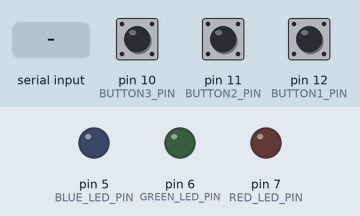
Simulated run of this sketch. Board: Arduino Uno, built with avr-gcc and run on an emulated ATmega328P. Parts: output pins drawn as LEDs (lit = HIGH). The test bench sets the inputs (shaded band); at power-on: pin 10 (BUTTON3_PIN) HIGH, pin 11 (BUTTON2_PIN) HIGH, pin 12 (BUTTON1_PIN) HIGH.

Above: at 1.2 s.
1.3 s: "1\n" received over Serial
At 2.2 s:
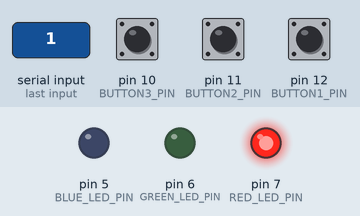
2.8 s: "2\n" received over Serial
At 3.4 s:
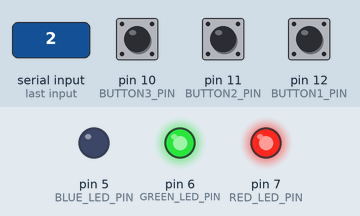
4.3 s: "R\n" received over Serial
At 4.6 s:
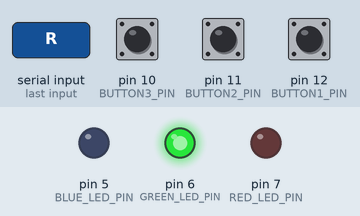
5.8 s: "3\n" received over Serial
At 7.0 s:
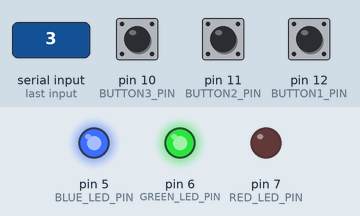
7.3 s: "G\n" received over Serial
At 8.3 s:
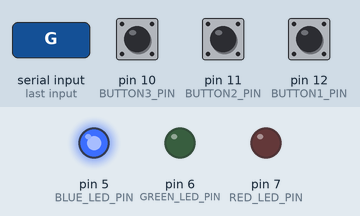
Timing chart, 0 to 10.3 s (numbered marks = the images above; inputs shaded):
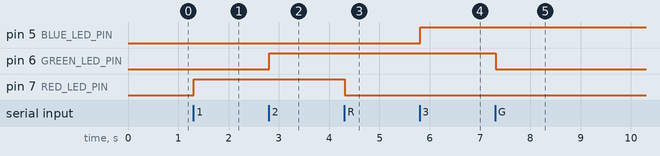

The sketch:

Lab_5_Activity.ino
```cpp
#include "MyFunctions.h"

// Track last button states so we only send R/G/B ONCE per press
int lastButton1State = HIGH;
int lastButton2State = HIGH;
int lastButton3State = HIGH;

// Track LED states for toggle behavior on inbound serial
bool redLedOn   = false;
bool greenLedOn = false;
bool blueLedOn  = false;

void setup() {
  // Initialize serial communication
  Serial.begin(9600);

  // Configure pins
  setupPins();
}

// Configure all pins
void setupPins() {
  // LEDs as outputs
  pinMode(RED_LED_PIN, OUTPUT);
  pinMode(GREEN_LED_PIN, OUTPUT);
  pinMode(BLUE_LED_PIN, OUTPUT);

  // Buttons with internal pull‑ups
  // PRESSED  = LOW
  // RELEASED = HIGH
  pinMode(BUTTON1_PIN, INPUT_PULLUP);
  pinMode(BUTTON2_PIN, INPUT_PULLUP);
  pinMode(BUTTON3_PIN, INPUT_PULLUP);

  // Start with all LEDs OFF
  digitalWrite(RED_LED_PIN, LOW);
  digitalWrite(GREEN_LED_PIN, LOW);
  digitalWrite(BLUE_LED_PIN, LOW);
}

void loop() {
  // 1) OUTBOUND: button presses → send R/G/B ONCE over serial
  handleOutboundButtons();

  // 2) INBOUND: serial monitor / Python sends "1"/"2"/"3" → toggle LEDs
  handleInboundSerial();

  // Small delay keeps response well under 1 second and avoids bouncing spam
  delay(20);
}

// OUTBOUND SIGNALS:
// - Button 1 prints 'R' ONCE when pressed
// - Button 2 prints 'G' ONCE when pressed
// - Button 3 prints 'B' ONCE when pressed
// No LED actions here: ONLY serial output.
void handleOutboundButtons() {
  int button1State = digitalRead(BUTTON1_PIN);
  int button2State = digitalRead(BUTTON2_PIN);
  int button3State = digitalRead(BUTTON3_PIN);

  // Detect press edge: HIGH (released) -> LOW (pressed)
  if (lastButton1State == HIGH && button1State == LOW) {
    Serial.println('R');
  }

  if (lastButton2State == HIGH && button2State == LOW) {
    Serial.println('G');
  }

  if (lastButton3State == HIGH && button3State == LOW) {
    Serial.println('B');
  }

  // Update last states
  lastButton1State = button1State;
  lastButton2State = button2State;
  lastButton3State = button3State;
}

// INBOUND SIGNALS (from Serial Monitor OR from Python):
// - "1" → toggle RED LED
// - "2" → toggle GREEN LED
// - "3" → toggle BLUE LED
// - "0" → turn ALL LEDs OFF (used when Python exits)
// Case‑insensitive: also accept 'r'/'R', 'g'/'G', 'b'/'B', 'o'/'O'.
// Rule: we buffer characters until newline, then:
//   - Count non‑whitespace chars (not ' ', '\r', '\n')
//   - If count != 1 → ignore the whole line
//   - If count == 1 → process that single character as the command
void handleInboundSerial() {
  static char  inputBuf[32];
  static uint8_t idx = 0;

  while (Serial.available() > 0) {
    char c = Serial.read();

    // Immediate "all off" command: handle even if newline never arrives
    if (c == '0' || c == 'O') {
      redLedOn   = false;
      greenLedOn = false;
      blueLedOn  = false;
      digitalWrite(RED_LED_PIN, LOW);
      digitalWrite(GREEN_LED_PIN, LOW);
      digitalWrite(BLUE_LED_PIN, LOW);
      // Reset buffer because this command consumed the whole intent
      idx        = 0;
      inputBuf[0] = '\0';
      continue;
    }

    // On newline/CR: process the buffered line
    if (c == '\n' || c == '\r') {
      int  nonWhitespaceCount = 0;
      char command            = '\0';

      for (uint8_t i = 0; i < idx; i++) {
        char ch = inputBuf[i];
        if (ch != ' ' && ch != '\n' && ch != '\r') {
          nonWhitespaceCount++;
          command = ch;  // remember last non‑whitespace character
        }
      }

      // Reset buffer for next line
      idx        = 0;
      inputBuf[0] = '\0';

      // Invalid if zero or more than one non‑whitespace characters
      if (nonWhitespaceCount != 1) {
        return;
      }

      // Exactly one non‑whitespace character → process it
      char cmd = command;

      // Normalize letters to upper‑case for easier matching
      if (cmd >= 'a' && cmd <= 'z') {
        cmd = cmd - 'a' + 'A';
      }

      // ALL OFF: "0" or 'O'
      if (cmd == '0' || cmd == 'O') {
        redLedOn   = false;
        greenLedOn = false;
        blueLedOn  = false;
        digitalWrite(RED_LED_PIN, LOW);
        digitalWrite(GREEN_LED_PIN, LOW);
        digitalWrite(BLUE_LED_PIN, LOW);
      }
      // RED: "1" or 'R'
      else if (cmd == '1' || cmd == 'R') {
        redLedOn = !redLedOn;
        digitalWrite(RED_LED_PIN, redLedOn ? HIGH : LOW);
      }
      // GREEN: "2" or 'G'
      else if (cmd == '2' || cmd == 'G') {
        greenLedOn = !greenLedOn;
        digitalWrite(GREEN_LED_PIN, greenLedOn ? HIGH : LOW);
      }
      // BLUE: "3" or 'B'
      else if (cmd == '3' || cmd == 'B') {
        blueLedOn = !blueLedOn;
        digitalWrite(BLUE_LED_PIN, blueLedOn ? HIGH : LOW);
      }
      // Any other single characters are ignored
    } else {
      // Accumulate into buffer, up to max‑1 to keep space for '\0'
      if (idx < sizeof(inputBuf) - 1) {
        inputBuf[idx++] = c;
        inputBuf[idx]   = '\0';
      }
    }
  }
}
```

MyFunctions.h
```cpp
// Header file for Lab 5 Activity
// Defines pin mappings and function prototypes

#ifndef MYFUNCTIONS_H
#define MYFUNCTIONS_H

// LED pins
const int RED_LED_PIN   = 7;
const int GREEN_LED_PIN = 6;
const int BLUE_LED_PIN  = 5;

// Button pins
const int BUTTON1_PIN   = 12;
const int BUTTON2_PIN   = 11;
const int BUTTON3_PIN   = 10;

// Function prototypes
void setupPins();
void handleOutboundButtons();
void handleInboundSerial();

#endif
```

Measured:
- after the input at 1.3 s, pin 7 (RED_LED_PIN): LOW → HIGH at once
- after the input at 2.8 s, pin 6 (GREEN_LED_PIN): LOW → HIGH at once
- after the input at 4.3 s, pin 7 (RED_LED_PIN): HIGH → LOW at once
- after the input at 5.8 s, pin 5 (BLUE_LED_PIN): LOW → HIGH at once
- after the input at 7.3 s, pin 6 (GREEN_LED_PIN): HIGH → LOW at once
